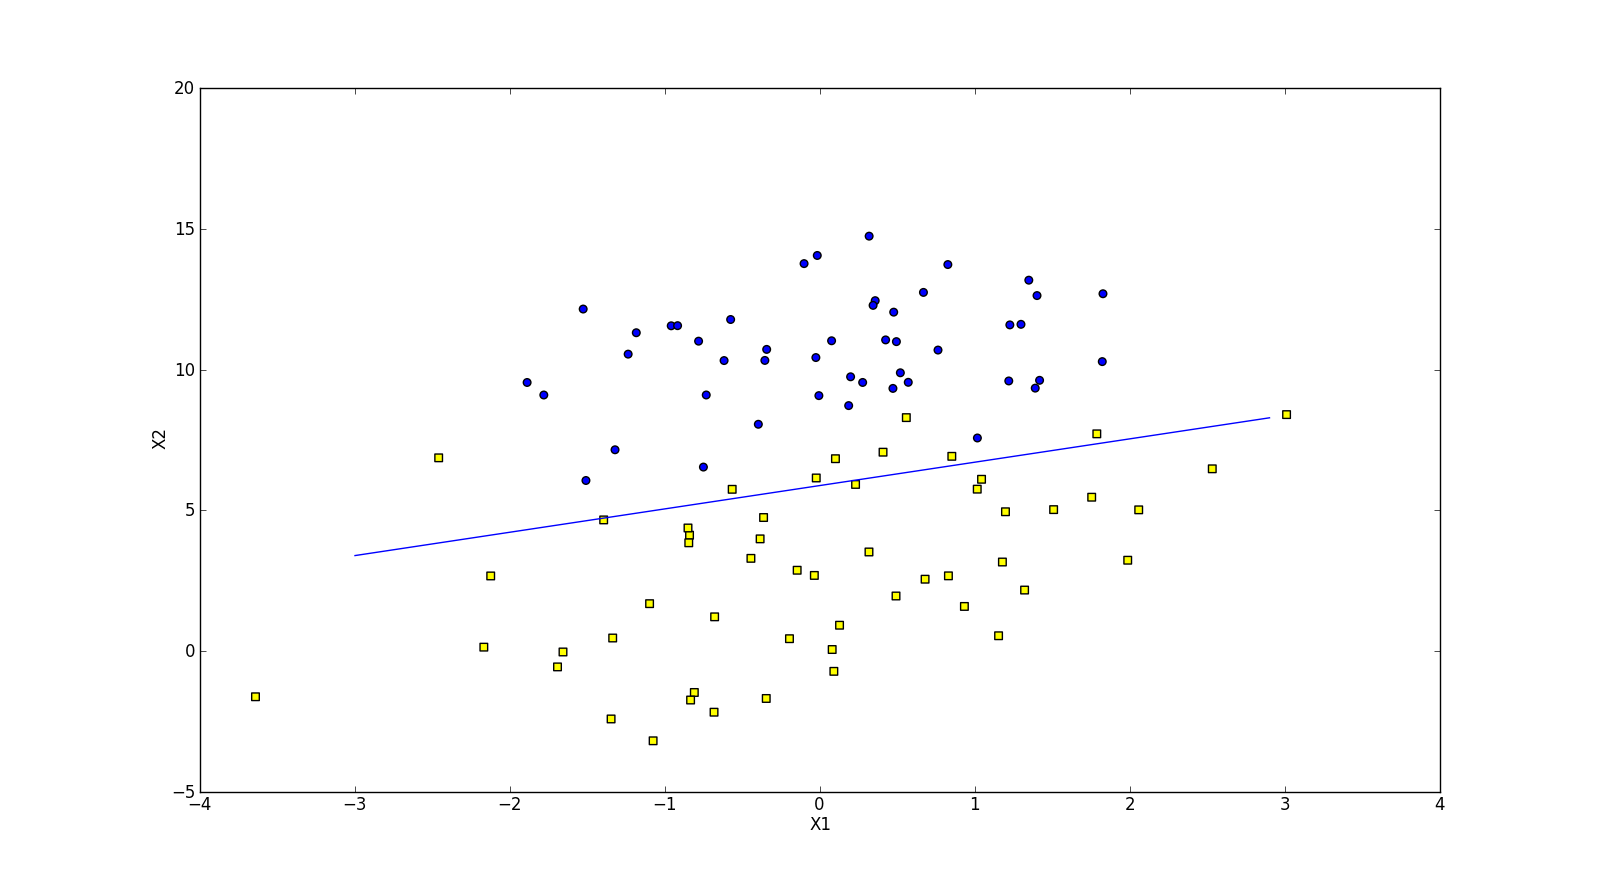

This chart was generated by the following Python code:
from numpy import *
import matplotlib.pyplot as plt

class LogisticRegression:
	def __init__(self):
		self.dataMat = []
		self.labelMat = []
		self.weights = []
		self.M = 0
		self.N = 0
		self.alpha = 0.001
		
	def loadDataSet(self,inputfile):
		for line in open(inputfile,'r'):
			items = line.strip().split()
			self.dataMat.append([1.0, float(items[0]), float(items[1])])
			self.labelMat.append(int(items[2]))
		
		self.dataMat = mat(self.dataMat)
		self.labelMat = mat(self.labelMat).transpose()
		self.M,self.N = shape(self.dataMat)
		self.weights = mat(ones((self.N,1)))
		# self.weights = [[3.0317079],[0.58242302],[-0.58782357]]
		
	def sigmoid(self,z):
		return 1.0 / (1.0 + exp(-z))
	
	def classify(self,X):
		return 1 if self.sigmoid(sum(X*self.weights)) > 0.5 else 0
	
	def gradientAscent(self):
		for k in range(1000):
			error = (self.labelMat - self.sigmoid(self.dataMat*self.weights))
			self.weights += self.alpha * self.dataMat.transpose()* error
		print self.weights
		
	def stochasticGradientAscent_V0(self):
		for l in range(300):
			for i in range(self.M):
				error = self.labelMat[i] - self.sigmoid(sum(self.dataMat[i]*self.weights))
				self.weights += self.alpha * self.dataMat[i].transpose() * error
				
	def stochasticGradientAscent_V1(self):
		for l in range(300):
			idxs = range(self.M)
			for i in range(self.M):
				alpha = 4.0/(1.0+l+i)+0.01
				rdmidx = int(random.uniform(0,len(idxs)))
				error = self.labelMat[rdmidx] - self.sigmoid(sum(self.dataMat[rdmidx]*self.weights))
				self.weights += self.alpha * self.dataMat[rdmidx].transpose() * error
				del(idxs[rdmidx])
	
	def plotSeperator(self):
		xcord1 = []; ycord1 = []
		xcord2 = []; ycord2 = []
		for i in range(self.M):
			if int(self.labelMat[i])== 1:
				xcord1.append(self.dataMat[i,1]); ycord1.append(self.dataMat[i,2])
			else:
				xcord2.append(self.dataMat[i,1]); ycord2.append(self.dataMat[i,2])
		
		fig = plt.figure()
		ax = fig.add_subplot(111)
		ax.scatter(xcord1, ycord1, s=30, c='yellow', marker='s')
		ax.scatter(xcord2, ycord2, s=30, c='blue')
		x = arange(-3.0, 3.0, 0.1)
		w = self.weights.getA()
		y = (-w[0]-w[1]*x)/w[2]
		ax.plot(x, y)
		plt.xlabel('X1')
		plt.ylabel('X2');
		plt.show()
		
if __name__=='__main__':
	inputfile = 'C:\\Users\\Administrator\\Desktop\\MachineLearning\\LogisticRegression\\LogisticInput.txt'
	myregression = LogisticRegression()
	myregression.loadDataSet(inputfile)
	# myregression.gradientAscent()
	# myregression.stochasticGradientAscent_V0()
	myregression.stochasticGradientAscent_V1()
	myregression.plotSeperator()
